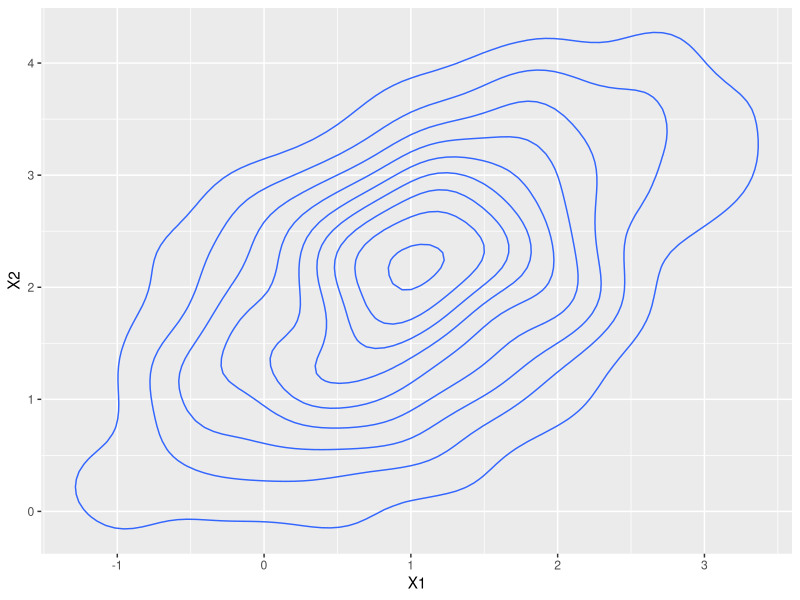
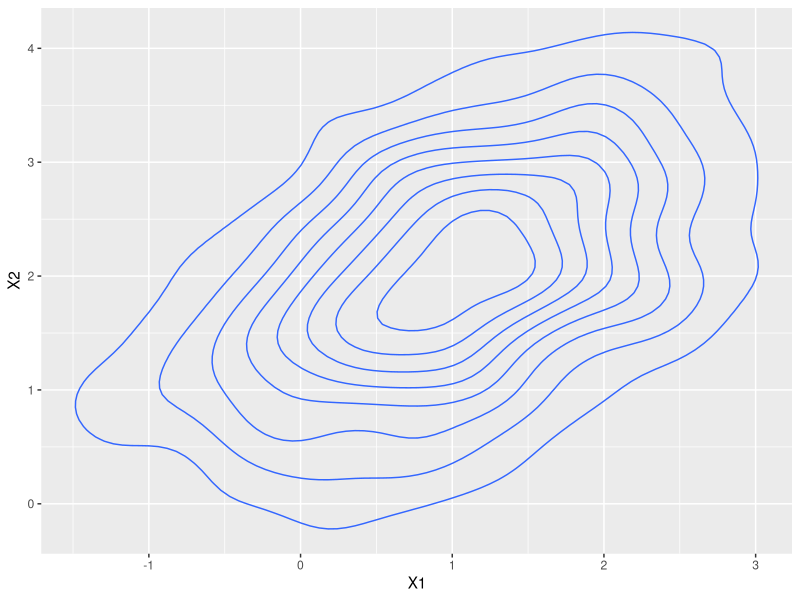

R code for these plots, in order:
## ----setup, include=FALSE------------------------------------------------
knitr::opts_chunk$set(cache=TRUE)


## ---- message = FALSE----------------------------------------------------
set.seed(123)

n <- 1000; p <- 2
Z <- matrix(rnorm(n*p), ncol = p)

mu <- c(1, 2)
Sigma <- matrix(c(1, 0.5, 0.5, 1), ncol = 2)
L <- t(chol(Sigma))


## ---- message = FALSE----------------------------------------------------
Y <- L %*% t(Z) + mu
Y <- t(Y)

colMeans(Y)
cov(Y)

library(tidyverse)
Y %>% 
  data.frame() %>% 
  ggplot(aes(X1, X2)) +
  geom_density_2d()


## ------------------------------------------------------------------------
library(mvtnorm)

Y <- rmvnorm(n, mean = mu, sigma = Sigma)

colMeans(Y)
cov(Y)

Y %>% 
  data.frame() %>% 
  ggplot(aes(X1, X2)) +
  geom_density_2d()

